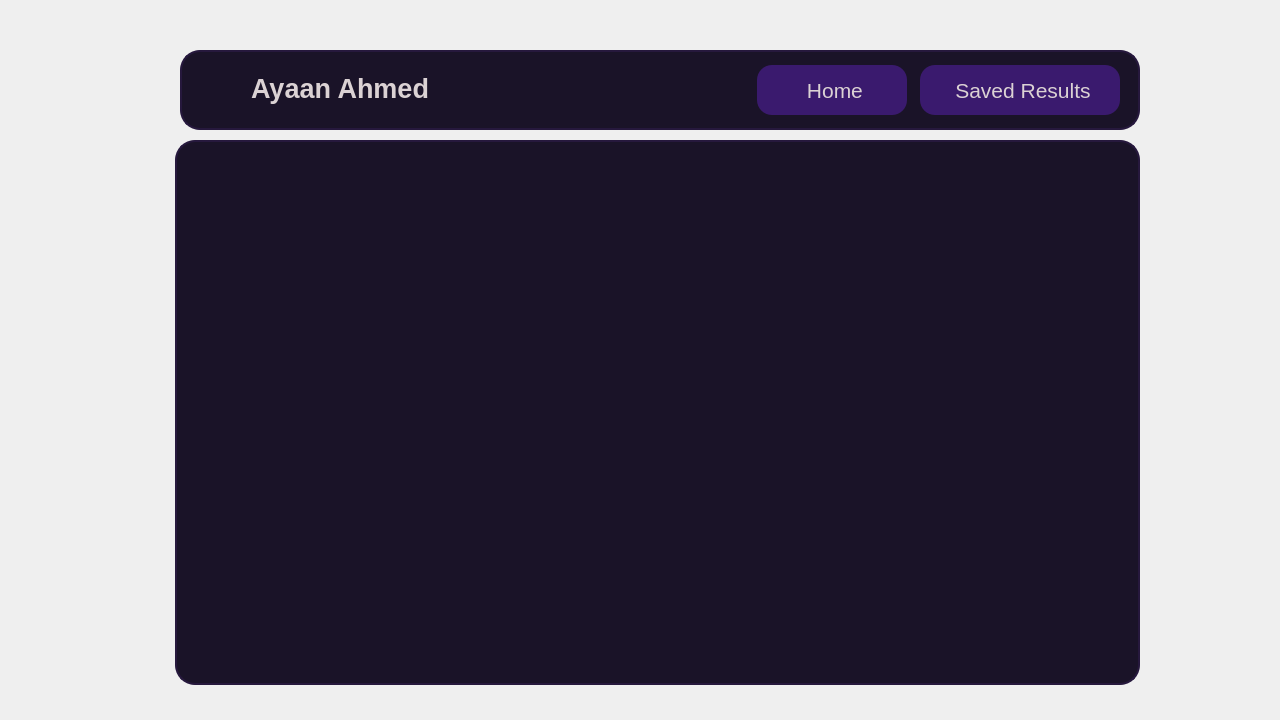
<?xml version="1.0" encoding="UTF-8"?>
<ui version="4.0">
 <class>MainShell</class>
 <widget class="QWidget" name="MainShell">
  <property name="geometry">
   <rect>
    <x>0</x>
    <y>0</y>
    <width>1280</width>
    <height>720</height>
   </rect>
  </property>
  <property name="minimumSize">
   <size>
    <width>1280</width>
    <height>720</height>
   </size>
  </property>
  <property name="maximumSize">
   <size>
    <width>1280</width>
    <height>720</height>
   </size>
  </property>
  <property name="windowTitle">
   <string>Vibe Snitch - AI</string>
  </property>
  <property name="styleSheet">
   <string notr="true">QWidget {
    background: qlineargradient(
        spread:pad,
        x1:0, y1:0,
        x2:1, y2:1,
        stop:0 #1c192b,
        stop:0.2 #434262,
        stop:0.4 #25223c,
        stop:0.6 #363353,
        stop:1 #151321
    );
}</string>
  </property>
  <widget class="QFrame" name="headerFrame">
   <property name="geometry">
    <rect>
     <x>180</x>
     <y>50</y>
     <width>960</width>
     <height>80</height>
    </rect>
   </property>
   <property name="minimumSize">
    <size>
     <width>960</width>
     <height>80</height>
    </size>
   </property>
   <property name="maximumSize">
    <size>
     <width>960</width>
     <height>80</height>
    </size>
   </property>
   <property name="styleSheet">
    <string notr="true">QFrame#headerFrame {
background-color: #1a1328;
	border: 2px solid#26183d;
	border-radius: 20px;
}</string>
   </property>
   <property name="frameShape">
    <enum>QFrame::StyledPanel</enum>
   </property>
   <property name="frameShadow">
    <enum>QFrame::Raised</enum>
   </property>
   <layout class="QHBoxLayout" name="horizontalLayout">
    <item>
     <widget class="QLabel" name="iconUser">
      <property name="maximumSize">
       <size>
        <width>33</width>
        <height>16777215</height>
       </size>
      </property>
      <property name="font">
       <font>
        <family>Segoe UI</family>
        <pointsize>34</pointsize>
        <weight>75</weight>
        <bold>true</bold>
       </font>
      </property>
      <property name="styleSheet">
       <string notr="true">color: #dbd2d4;
background-color: #1a1328;
margin-left: 3px;
font-size: 34pt;</string>
      </property>
      <property name="text">
       <string/>
      </property>
      <property name="pixmap">
       <pixmap>../assets/user.png</pixmap>
      </property>
     </widget>
    </item>
    <item>
     <widget class="QLabel" name="lblUsername">
      <property name="maximumSize">
       <size>
        <width>500</width>
        <height>16777215</height>
       </size>
      </property>
      <property name="font">
       <font>
        <family>Segoe UI</family>
        <pointsize>20</pointsize>
        <weight>75</weight>
        <bold>true</bold>
       </font>
      </property>
      <property name="styleSheet">
       <string notr="true">color: #dbd2d4;
background-color: #1a1328;
margin-bottom: 3px;
</string>
      </property>
      <property name="text">
       <string>Ayaan Ahmed</string>
      </property>
     </widget>
    </item>
    <item>
     <widget class="QPushButton" name="pushButton">
      <property name="maximumSize">
       <size>
        <width>150</width>
        <height>50</height>
       </size>
      </property>
      <property name="font">
       <font>
        <family>Segoe UI</family>
        <pointsize>16</pointsize>
        <weight>50</weight>
        <bold>false</bold>
       </font>
      </property>
      <property name="styleSheet">
       <string notr="true">QPushButton {
background-color: #3a1a6e;
color: #dbd2d4;
border-radius: 15px;
padding: 12px;

}

QPushButton:hover {
    background-color: #892CDC;
}</string>
      </property>
      <property name="text">
       <string> Home</string>
      </property>
      <property name="icon">
       <iconset>
        <normaloff>../assets/home.png</normaloff>../assets/home.png</iconset>
      </property>
      <property name="iconSize">
       <size>
        <width>22</width>
        <height>22</height>
       </size>
      </property>
     </widget>
    </item>
    <item>
     <widget class="QPushButton" name="pushButton_2">
      <property name="maximumSize">
       <size>
        <width>200</width>
        <height>50</height>
       </size>
      </property>
      <property name="font">
       <font>
        <family>Segoe UI</family>
        <pointsize>16</pointsize>
       </font>
      </property>
      <property name="styleSheet">
       <string notr="true">QPushButton {
background-color: #3a1a6e;
color: #dbd2d4;
border-radius: 15px;
padding: 12px;

}

QPushButton:hover {
    background-color: #892CDC;
}</string>
      </property>
      <property name="text">
       <string> Saved Results</string>
      </property>
      <property name="icon">
       <iconset>
        <normaloff>../assets/rectangle-vertical-history.png</normaloff>../assets/rectangle-vertical-history.png</iconset>
      </property>
      <property name="iconSize">
       <size>
        <width>22</width>
        <height>22</height>
       </size>
      </property>
     </widget>
    </item>
   </layout>
  </widget>
  <widget class="QStackedWidget" name="stackedWidget">
   <property name="geometry">
    <rect>
     <x>175</x>
     <y>140</y>
     <width>965</width>
     <height>545</height>
    </rect>
   </property>
   <property name="minimumSize">
    <size>
     <width>965</width>
     <height>545</height>
    </size>
   </property>
   <property name="maximumSize">
    <size>
     <width>965</width>
     <height>545</height>
    </size>
   </property>
   <property name="styleSheet">
    <string notr="true">QStackedWidget#stackedWidget {
background-color: #1a1328;
	border: 2px solid#26183d;
	border-radius: 20px;
}


</string>
   </property>
   <property name="currentIndex">
    <number>1</number>
   </property>
   <widget class="QWidget" name="page">
    <property name="styleSheet">
     <string notr="true">background-color: transparent;</string>
    </property>
   </widget>
   <widget class="QWidget" name="page_2">
    <property name="styleSheet">
     <string notr="true">background-color: transparent;</string>
    </property>
   </widget>
  </widget>
 </widget>
 <resources/>
 <connections/>
</ui>
